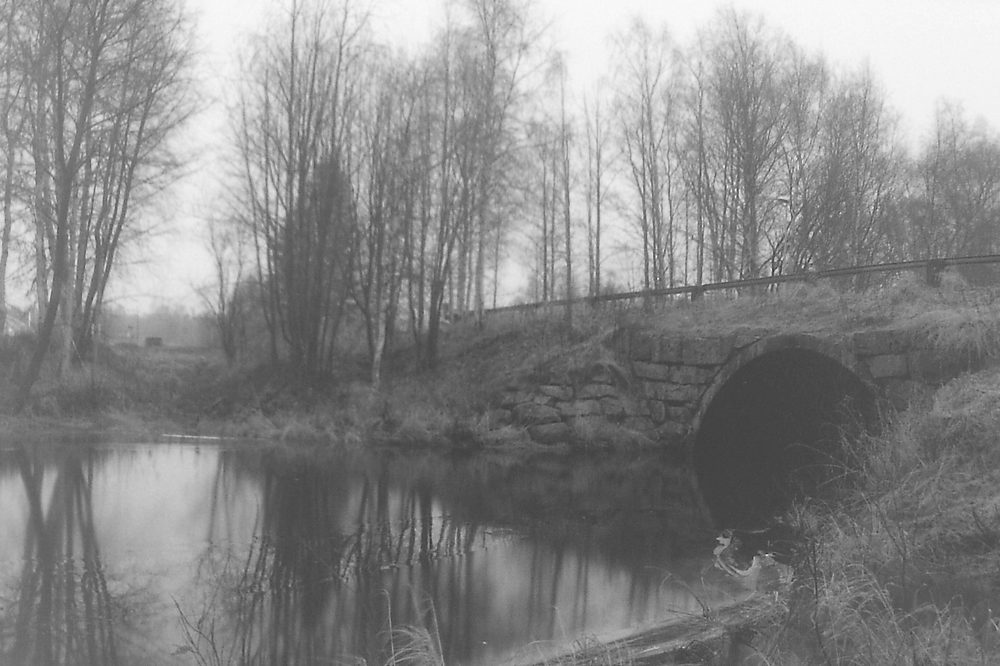
//> input picture Hafta_3/image2.png, 1000 x 666 px, shrunk from 1400 x 933 before the run
$ ./cpu_benchmark   (built with g++ and OpenCV 4)
//> lines starting //> are read from the running program, lines starting //| are printed output that depends on the picture
// Hafta 3 - gorev_1, gorev_2, gorev_3 icin yerel CPU (cok is parcacikli) sure olcumu
// Derleme (macOS / Homebrew OpenCV 5):
//   clang++ -std=c++17 -O3 cpu_benchmark.cpp -o cpu_benchmark $(pkg-config --cflags --libs opencv5)
// Calistirma:
//   ./cpu_benchmark ../image2.png [iterasyon=300]

#include <algorithm>
#include <array>
#include <chrono>
#include <cmath>
#include <cstdio>
#include <functional>
#include <iostream>
#include <mutex>
#include <numeric>
#include <string>
#include <vector>
#include <opencv2/core.hpp>
#include <opencv2/core/utility.hpp>
#include <opencv2/imgcodecs.hpp>
#include <opencv2/imgproc.hpp>

using Clock = std::chrono::steady_clock;

// ---------------------------------------------------------------------------
// gorev_1: Kontrast germe. GPU kodundaki adimlarin birebir CPU karsiligi.
// (minMaxLoc, convertTo, subtract, multiply, convertTo) -> OpenCV bu
// fonksiyonlari kendi thread havuzunda paralel calistirir.
// ---------------------------------------------------------------------------
static cv::Mat stretch_opencv(const cv::Mat& src) {
    double min_val = 0.0, max_val = 0.0;
    cv::minMaxLoc(src, &min_val, &max_val);
    cv::Mat f, sub, scaled, dst;
    src.convertTo(f, CV_32FC1);
    cv::subtract(f, cv::Scalar(min_val), sub);
    float scale = 255.0f / static_cast<float>(max_val - min_val);
    cv::multiply(sub, cv::Scalar(scale), scaled);
    scaled.convertTo(dst, CV_8UC1);
    return dst;
}

// gorev_1 manuel paralel versiyon: satir bloklarinda min/max, sonra tek gecis.
static cv::Mat stretch_manual(const cv::Mat& src) {
    const int rows = src.rows, cols = src.cols;
    int min_v = 255, max_v = 0;
    std::mutex m;
    cv::parallel_for_(cv::Range(0, rows), [&](const cv::Range& rg) {
        int lmin = 255, lmax = 0;
        for (int r = rg.start; r < rg.end; ++r) {
            const uchar* p = src.ptr<uchar>(r);
            for (int c = 0; c < cols; ++c) {
                lmin = std::min<int>(lmin, p[c]);
                lmax = std::max<int>(lmax, p[c]);
            }
        }
        std::lock_guard<std::mutex> lk(m);
        min_v = std::min(min_v, lmin);
        max_v = std::max(max_v, lmax);
    });
    const float scale = 255.0f / static_cast<float>(max_v - min_v);
    cv::Mat dst(rows, cols, CV_8UC1);
    cv::parallel_for_(cv::Range(0, rows), [&](const cv::Range& rg) {
        for (int r = rg.start; r < rg.end; ++r) {
            const uchar* s = src.ptr<uchar>(r);
            uchar* d = dst.ptr<uchar>(r);
            for (int c = 0; c < cols; ++c)
                d[c] = cv::saturate_cast<uchar>((s[c] - min_v) * scale);
        }
    });
    return dst;
}

// ---------------------------------------------------------------------------
// gorev_2: Histogram esitleme
// ---------------------------------------------------------------------------
static cv::Mat equalize_builtin(const cv::Mat& src) {
    cv::Mat dst;
    cv::equalizeHist(src, dst);
    return dst;
}

// Orijinal gorev_2_custom algoritmasi; histogram ve LUT uygulama adimlari paralel.
static cv::Mat equalize_custom(const cv::Mat& src) {
    const int rows = src.rows, cols = src.cols;
    const int total_pixels = rows * cols;

    // 1. Histogram: her blok kendi yerel histogramini sayar, sonra birlestirilir
    std::vector<int> hist(256, 0);
    std::mutex m;
    cv::parallel_for_(cv::Range(0, rows), [&](const cv::Range& rg) {
        std::array<int, 256> local{};
        for (int r = rg.start; r < rg.end; ++r) {
            const uchar* row = src.ptr<uchar>(r);
            for (int c = 0; c < cols; ++c) local[row[c]]++;
        }
        std::lock_guard<std::mutex> lk(m);
        for (int i = 0; i < 256; ++i) hist[i] += local[i];
    });

    // 2. CDF
    std::vector<int> cdf(256, 0);
    cdf[0] = hist[0];
    for (int i = 1; i < 256; ++i) cdf[i] = cdf[i - 1] + hist[i];
    int cdf_min = 0;
    for (int i = 0; i < 256; ++i)
        if (cdf[i] > 0) { cdf_min = cdf[i]; break; }

    // 3. LUT
    std::vector<uchar> lut(256, 0);
    const int denominator = total_pixels - cdf_min;
    for (int i = 0; i < 256; ++i) {
        if (cdf[i] < cdf_min || denominator <= 0) lut[i] = 0;
        else lut[i] = static_cast<uchar>(std::round(
                 (static_cast<float>(cdf[i] - cdf_min) / denominator) * 255.0f));
    }

    // 4. Pikselleri guncelle (paralel)
    cv::Mat dst(rows, cols, CV_8UC1);
    cv::parallel_for_(cv::Range(0, rows), [&](const cv::Range& rg) {
        for (int r = rg.start; r < rg.end; ++r) {
            const uchar* s = src.ptr<uchar>(r);
            uchar* d = dst.ptr<uchar>(r);
            for (int c = 0; c < cols; ++c) d[c] = lut[s[c]];
        }
    });
    return dst;
}

// ---------------------------------------------------------------------------
// gorev_3: CLAHE (clipLimit = 2.0, grid = 8x8)
// ---------------------------------------------------------------------------
static cv::Mat clahe_builtin(const cv::Mat& src) {
    cv::Mat dst;
    cv::Ptr<cv::CLAHE> clahe = cv::createCLAHE(2.0, cv::Size(8, 8));
    clahe->apply(src, dst);
    return dst;
}

// Orijinal clahe_custom algoritmasi; 64 blogun LUT hesabi ve satir bazli
// bilinear enterpolasyon paralel. Piksel basina mantik birebir ayni.
static cv::Mat clahe_custom(const cv::Mat& src) {
    const int width = src.cols, height = src.rows;
    const int grid_x = 8, grid_y = 8;
    const double clip_limit_ratio = 2.0;

    std::vector<int> x_starts(grid_x), x_ends(grid_x);
    std::vector<int> y_starts(grid_y), y_ends(grid_y);
    std::vector<double> x_centers(grid_x), y_centers(grid_y);
    for (int i = 0; i < grid_x; ++i) {
        x_starts[i] = i * width / grid_x;
        x_ends[i] = (i + 1) * width / grid_x;
        x_centers[i] = (x_starts[i] + x_ends[i] - 1) / 2.0;
    }
    for (int j = 0; j < grid_y; ++j) {
        y_starts[j] = j * height / grid_y;
        y_ends[j] = (j + 1) * height / grid_y;
        y_centers[j] = (y_starts[j] + y_ends[j] - 1) / 2.0;
    }

    std::vector<std::vector<std::vector<uchar>>> luts(
        grid_y, std::vector<std::vector<uchar>>(grid_x, std::vector<uchar>(256)));

    // Her blok bagimsiz -> 64 blok paralel islenir
    cv::parallel_for_(cv::Range(0, grid_x * grid_y), [&](const cv::Range& rg) {
        for (int idx = rg.start; idx < rg.end; ++idx) {
            const int gy = idx / grid_x, gx = idx % grid_x;
            const int block_w = x_ends[gx] - x_starts[gx];
            const int block_h = y_ends[gy] - y_starts[gy];
            const int total_p = block_w * block_h;

            std::vector<int> hist(256, 0);
            for (int r = y_starts[gy]; r < y_ends[gy]; ++r) {
                const uchar* row = src.ptr<uchar>(r);
                for (int c = x_starts[gx]; c < x_ends[gx]; ++c) hist[row[c]]++;
            }

            int clip_val = std::max(1, static_cast<int>(clip_limit_ratio * (total_p / 256.0)));
            int excess = 0;
            for (int i = 0; i < 256; ++i) {
                if (hist[i] > clip_val) {
                    excess += (hist[i] - clip_val);
                    hist[i] = clip_val;
                }
            }
            int bonus = excess / 256, remainder = excess % 256;
            for (int i = 0; i < 256; ++i) {
                hist[i] += bonus;
                if (i < remainder) hist[i]++;
            }

            int sum = 0;
            for (int i = 0; i < 256; ++i) {
                sum += hist[i];
                luts[gy][gx][i] = static_cast<uchar>(
                    std::round((static_cast<float>(sum) / total_p) * 255.0f));
            }
        }
    });

    cv::Mat dst(height, width, CV_8UC1);
    cv::parallel_for_(cv::Range(0, height), [&](const cv::Range& rg) {
        for (int r = rg.start; r < rg.end; ++r) {
            uchar* dst_row = dst.ptr<uchar>(r);
            const uchar* src_row = src.ptr<uchar>(r);

            int y1 = 0, y2 = 0;
            double wy = 0.0;
            if (r <= y_centers[0]) {
                y1 = y2 = 0;
            } else if (r >= y_centers[grid_y - 1]) {
                y1 = y2 = grid_y - 1;
            } else {
                for (int j = 0; j < grid_y - 1; ++j) {
                    if (r >= y_centers[j] && r < y_centers[j + 1]) {
                        y1 = j; y2 = j + 1;
                        wy = (r - y_centers[j]) / (y_centers[j + 1] - y_centers[j]);
                        break;
                    }
                }
            }

            for (int c = 0; c < width; ++c) {
                uchar val = src_row[c];
                int x1 = 0, x2 = 0;
                double wx = 0.0;
                if (c <= x_centers[0]) {
                    x1 = x2 = 0;
                } else if (c >= x_centers[grid_x - 1]) {
                    x1 = x2 = grid_x - 1;
                } else {
                    for (int i = 0; i < grid_x - 1; ++i) {
                        if (c >= x_centers[i] && c < x_centers[i + 1]) {
                            x1 = i; x2 = i + 1;
                            wx = (c - x_centers[i]) / (x_centers[i + 1] - x_centers[i]);
                            break;
                        }
                    }
                }
                double v11 = luts[y1][x1][val], v12 = luts[y1][x2][val];
                double v21 = luts[y2][x1][val], v22 = luts[y2][x2][val];
                double top = (1.0 - wx) * v11 + wx * v12;
                double bottom = (1.0 - wx) * v21 + wx * v22;
                dst_row[c] = static_cast<uchar>(std::round((1.0 - wy) * top + wy * bottom));
            }
        }
    });
    return dst;
}

// ---------------------------------------------------------------------------
// Olcum altyapisi
// ---------------------------------------------------------------------------
struct Stats { double first, mean, median, min, stddev; };

static Stats measure(const std::function<cv::Mat()>& fn, int warmup, int iters) {
    auto us = [](Clock::time_point a, Clock::time_point b) {
        return std::chrono::duration<double, std::micro>(b - a).count();
    };
    auto t0 = Clock::now();
    cv::Mat sink = fn();                       // ilk (soguk) cagri
    double first = us(t0, Clock::now());
    for (int i = 0; i < warmup; ++i) sink = fn();

    std::vector<double> t(iters);
    for (int i = 0; i < iters; ++i) {
        auto a = Clock::now();
        sink = fn();
        t[i] = us(a, Clock::now());
    }
    std::vector<double> s = t;
    std::sort(s.begin(), s.end());
    double mean = std::accumulate(t.begin(), t.end(), 0.0) / iters;
    double var = 0.0;
    for (double v : t) var += (v - mean) * (v - mean);
    return {first, mean, s[iters / 2], s[0], std::sqrt(var / iters)};
}

int main(int argc, char** argv) {
    const std::string path = argc > 1 ? argv[1] : "../image2.png";
    const int iters = argc > 2 ? std::atoi(argv[2]) : 300;
    const int warmup = 10;

    cv::Mat src = cv::imread(path, cv::IMREAD_GRAYSCALE);
//> src is the input picture: 666 rows x 1000 cols, CV_8UC1; min 32, max 255, mean 135.6
    if (src.empty()) { std::cerr << "[HATA] " << path << " okunamadi\n"; return 1; }

    const int hw_threads = cv::getNumberOfCPUs();
    std::printf("[BILGI] Girdi: %dx%d | CPU cekirdek: %d | OpenCV %s | iterasyon: %d\n\n",
                src.cols, src.rows, hw_threads, CV_VERSION, iters);
//| [BILGI] Girdi: 1000x666 | CPU cekirdek: 2 | OpenCV 4.14.0 | iterasyon: 300

    struct Task { const char* name; std::function<cv::Mat()> fn; };
    std::vector<Task> tasks = {
        {"gorev_1 germe (OpenCV CPU adimlari)", [&] { return stretch_opencv(src); }},
        {"gorev_1 germe (manuel parallel_for_)", [&] { return stretch_manual(src); }},
        {"gorev_2 equalizeHist (hazir)",        [&] { return equalize_builtin(src); }},
        {"gorev_2 esitleme (manuel)",           [&] { return equalize_custom(src); }},
        {"gorev_3 CLAHE (hazir)",               [&] { return clahe_builtin(src); }},
        {"gorev_3 CLAHE (manuel)",              [&] { return clahe_custom(src); }},
    };
//> tasks = 6 items

    std::printf("%-40s %8s %10s %10s %10s %10s %9s\n",
                "Islem", "Thread", "Ilk(us)", "Ort(us)", "Medyan", "Min", "Std");
    for (const auto& task : tasks) {
        for (int nt : {1, hw_threads}) {
            cv::setNumThreads(nt);
            Stats st = measure(task.fn, warmup, iters);
            std::printf("%-40s %8d %10.1f %10.1f %10.1f %10.1f %9.1f\n",
                        task.name, nt, st.first, st.mean, st.median, st.min, st.stddev);
        }
    }
//> this loop made 6 passes

    // Dogruluk kontrolu: paralel manuel ciktilar hazir fonksiyonlarla ayni mi?
    cv::setNumThreads(hw_threads);
    double d1, d2, d3;
    cv::Mat diff;
    cv::absdiff(stretch_manual(src), stretch_opencv(src), diff);
//> in stretch_opencv, `cv::minMaxLoc(src, &min_val, &max_val);`: min_val = 32; max_val = 255
//> in stretch_opencv, `cv::subtract(f, cv::Scalar(min_val), sub);`:
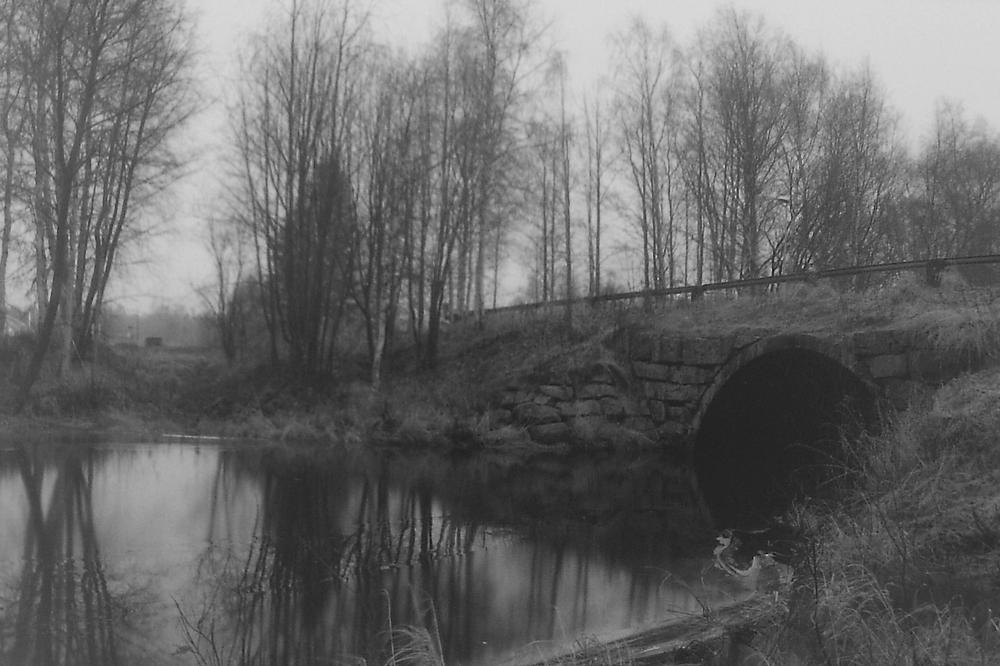
//> sub: 666 rows x 1000 cols, CV_32FC1; min 0, max 223, mean 103.6
//> in stretch_opencv, `float scale = 255.0f / static_cast<float>(max_val - min_val);`: scale = 1.14
//> in stretch_opencv, `cv::multiply(sub, cv::Scalar(scale), scaled);`:
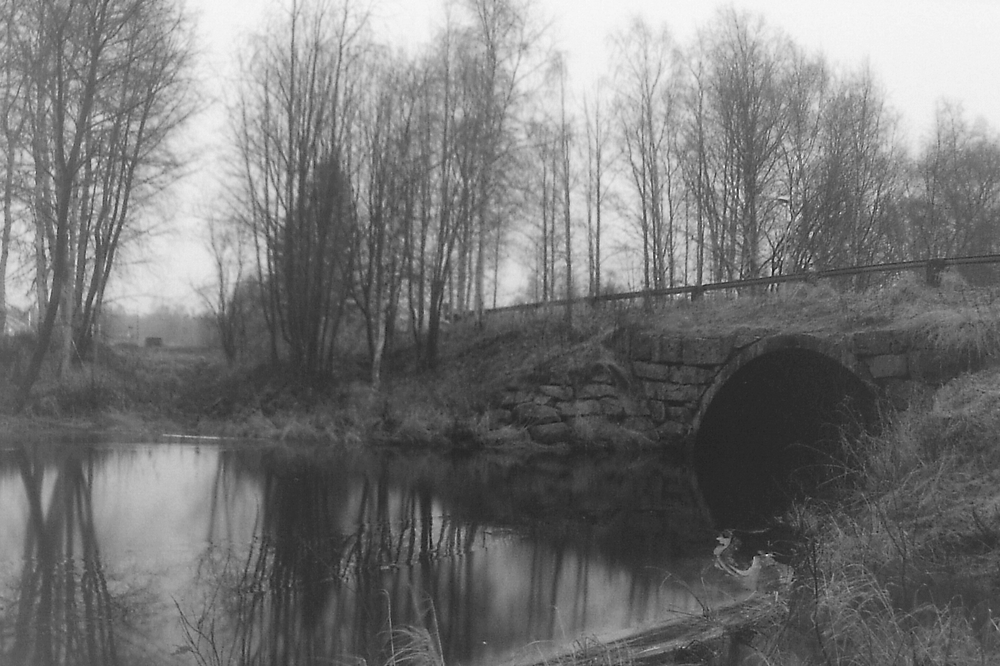
//> scaled: 666 rows x 1000 cols, CV_32FC1; min 0, max 255, mean 118.4
//> diff: 666 rows x 1000 cols, CV_8UC1; every value is 0
    cv::minMaxLoc(diff, nullptr, &d1);
//> d1 = 0
    cv::absdiff(equalize_custom(src), equalize_builtin(src), diff);
//> in equalize_builtin, `cv::equalizeHist(src, dst);`:
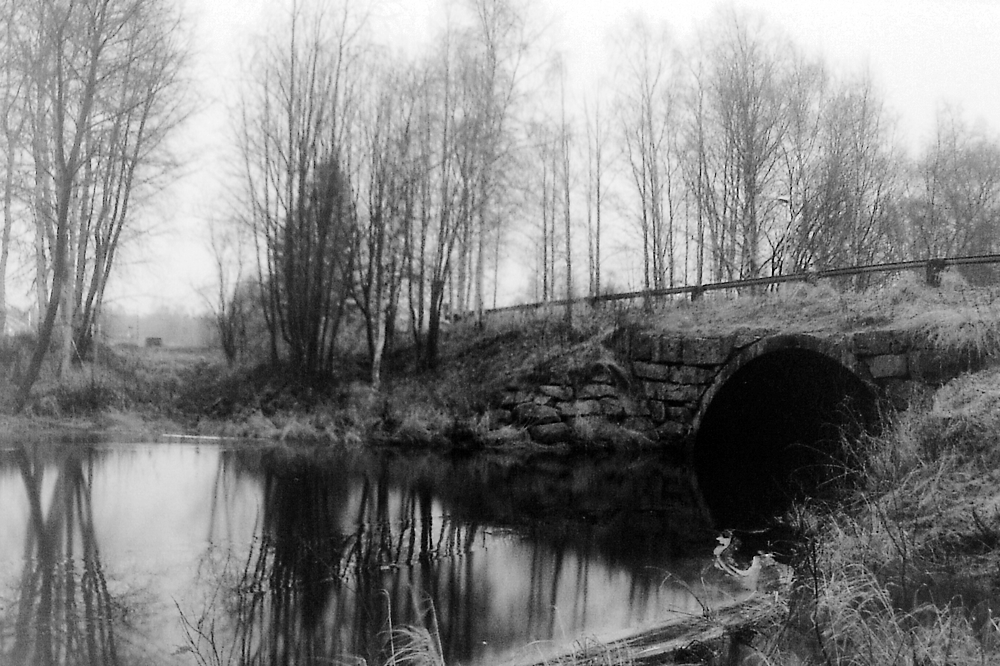
//> dst: 666 rows x 1000 cols, CV_8UC1; min 0, max 255, mean 128.4
    cv::minMaxLoc(diff, nullptr, &d2);
//> d2 = 0
    cv::absdiff(clahe_custom(src), clahe_builtin(src), diff);
//> in clahe_builtin, `clahe->apply(src, dst);`:
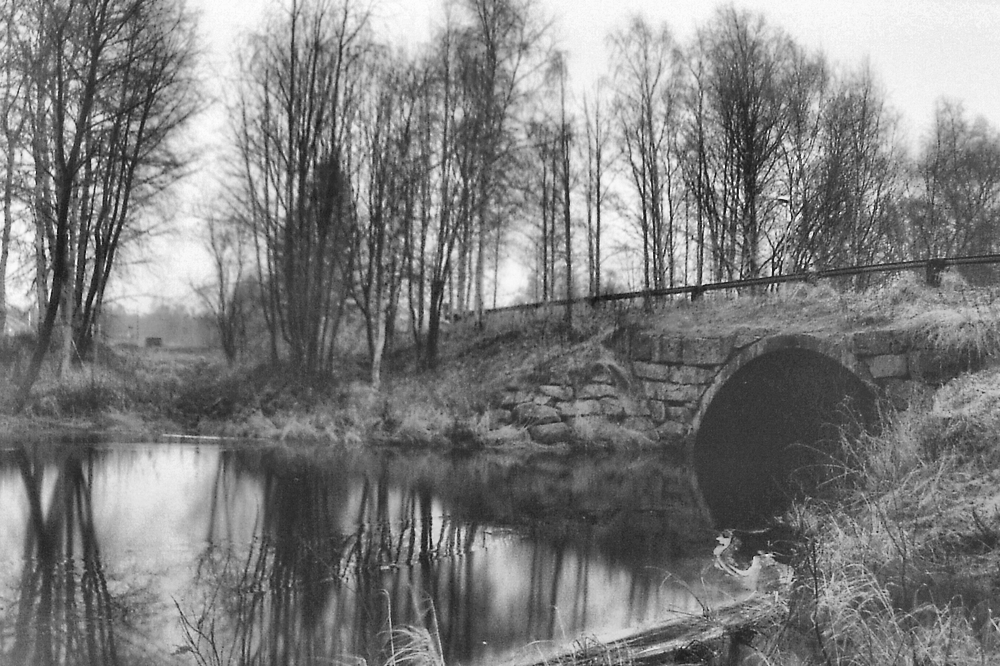
//> dst: 666 rows x 1000 cols, CV_8UC1; min 10, max 255, mean 125.6
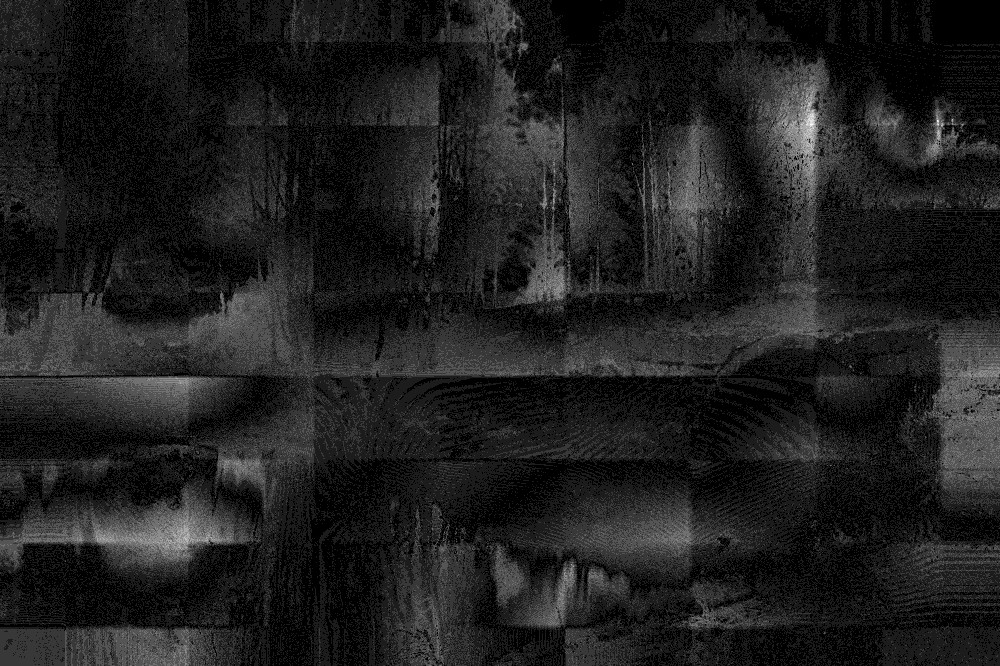
//> diff: 666 rows x 1000 cols, CV_8UC1; min 0, max 9, mean 1.1; drawn with min black and max white
    cv::minMaxLoc(diff, nullptr, &d3);
//> d3 = 9
    double mean3 = cv::mean(diff)[0];
//> mean3 = 1.1
    std::printf("\n[DOGRULAMA] max|fark| germe: %.0f | esitleme: %.0f | CLAHE: %.0f (ort %.3f)\n",
                d1, d2, d3, mean3);
//| [DOGRULAMA] max|fark| germe: 0 | esitleme: 0 | CLAHE: 9 (ort 1.105)
    return 0;
}
